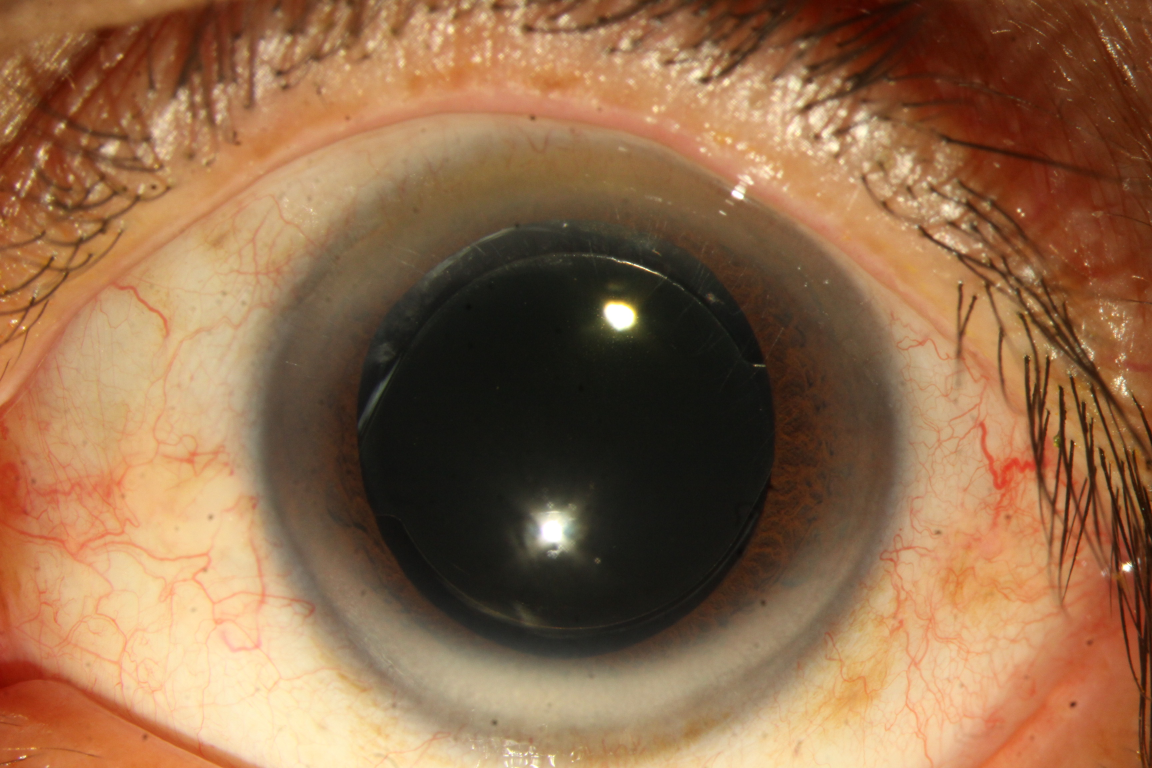
#> input picture image_db/person_1.JPG, 3456 x 2304 px (shown at 1/3 size)
$ python -i Iris_Identification_System.py   (imports and definitions only)
#> lines starting #> are read from the running program, lines starting #| are printed output that depends on the picture
import tkinter as tk
from tkinter import filedialog, messagebox, Toplevel, Label
import cv2
import numpy as np
from tensorflow.keras.applications.vgg16 import VGG16, preprocess_input
from tensorflow.keras.models import Model
import json
import threading
from PIL import Image, ImageTk
import matplotlib.pyplot as plt
from sklearn.metrics import confusion_matrix, accuracy_score, precision_score, recall_score
import seaborn as sns

# Function to preprocess the image
def preprocess_image(image_path):
#> called with image_path = 'image_db/person_1.JPG'
    image = cv2.imread(image_path)
#> image is the input picture: shape (2304, 3456, 3); mean B, G, R 74.2, 106.2, 144.5
    image = cv2.cvtColor(image, cv2.COLOR_BGR2RGB)
    image = cv2.resize(image, (224, 224))  # Resize to fit VGG16 input size
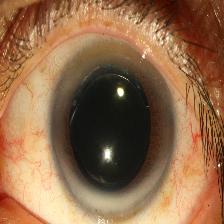
#> image: shape (224, 224, 3); mean R, G, B 144.4, 106.2, 74.1
#> (the run stopped early here; a loop or call above may not have finished)

$ run again, on image_db/person_11.JPG
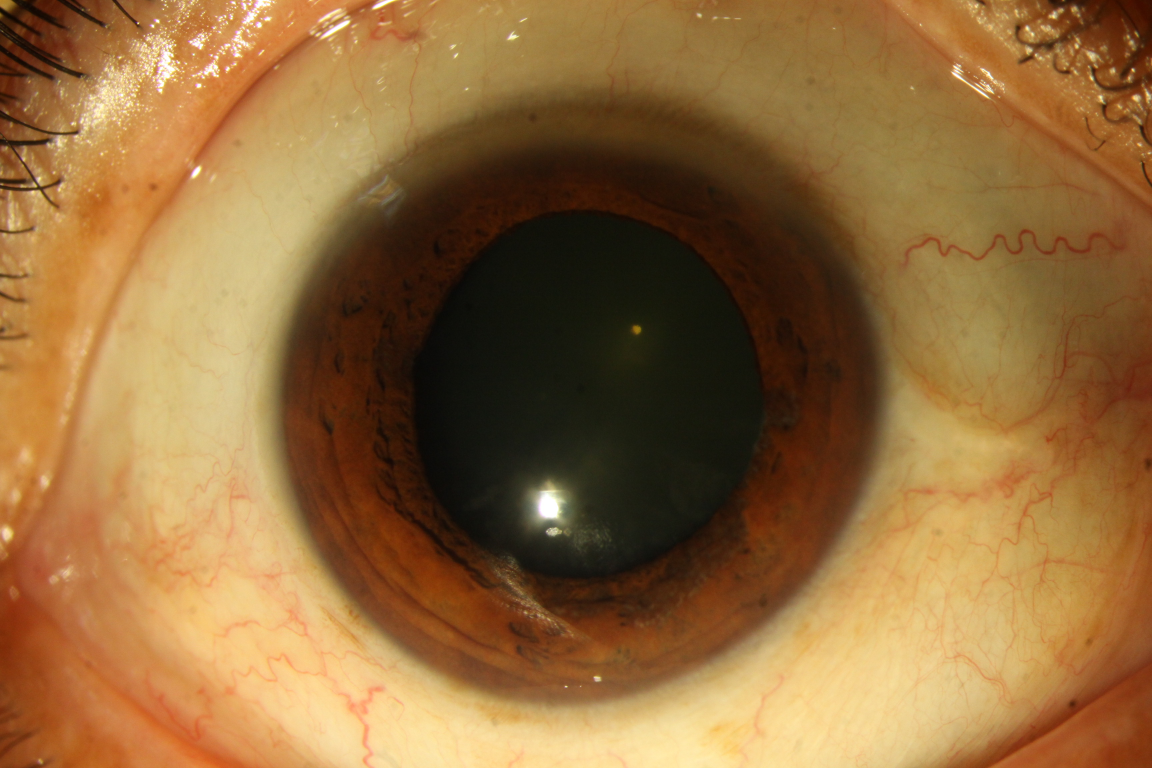
#> input picture image_db/person_11.JPG, 3456 x 2304 px (shown at 1/3 size)
#> in preprocess_image, image is the input picture: shape (2304, 3456, 3); mean B, G, R 60.3, 106.8, 145.7
#> in preprocess_image, `image = cv2.resize(image, (224, 224))`:
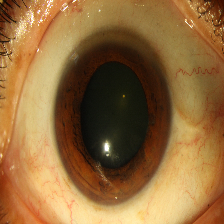
#> image: shape (224, 224, 3); mean R, G, B 145.7, 106.7, 60.3

$ run again, on image_db/person_12.JPG
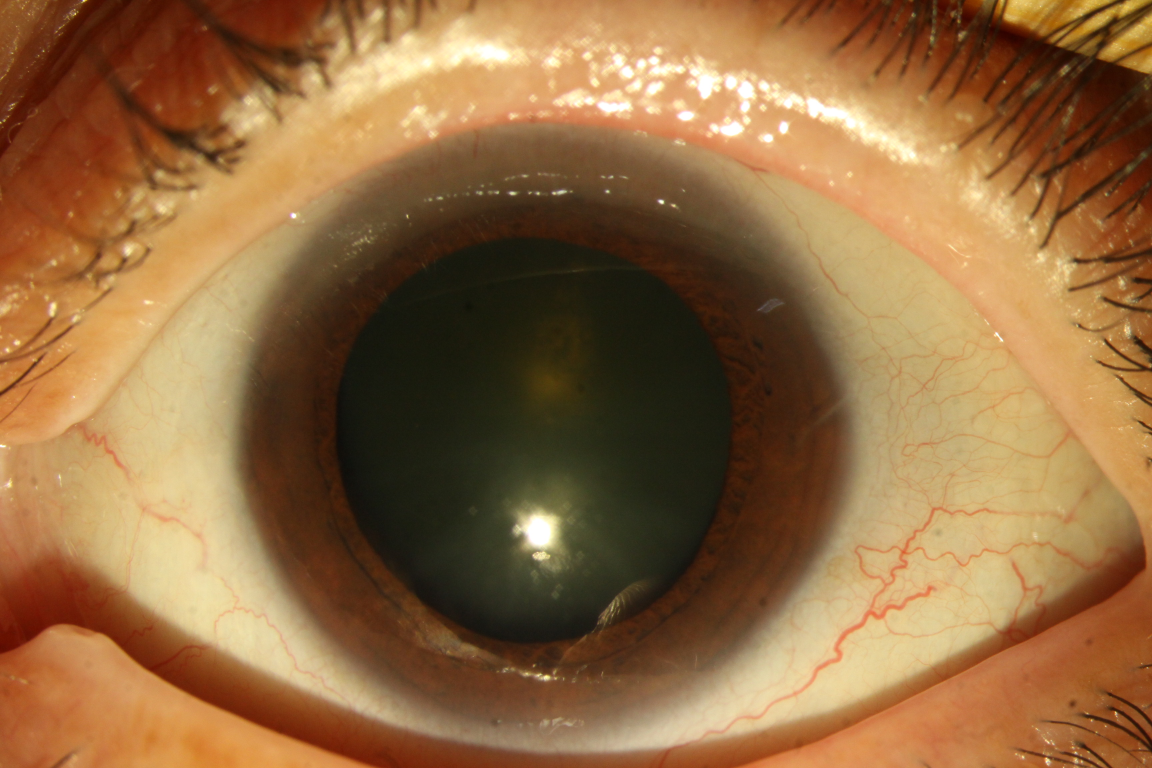
#> input picture image_db/person_12.JPG, 3456 x 2304 px (shown at 1/3 size)
#> in preprocess_image, image is the input picture: shape (2304, 3456, 3); mean B, G, R 65.5, 106.4, 145.3
#> in preprocess_image, `image = cv2.resize(image, (224, 224))`:
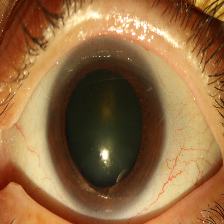
#> image: shape (224, 224, 3); mean R, G, B 145.2, 106.3, 65.4

$ run again, on image_db/person_13.JPG
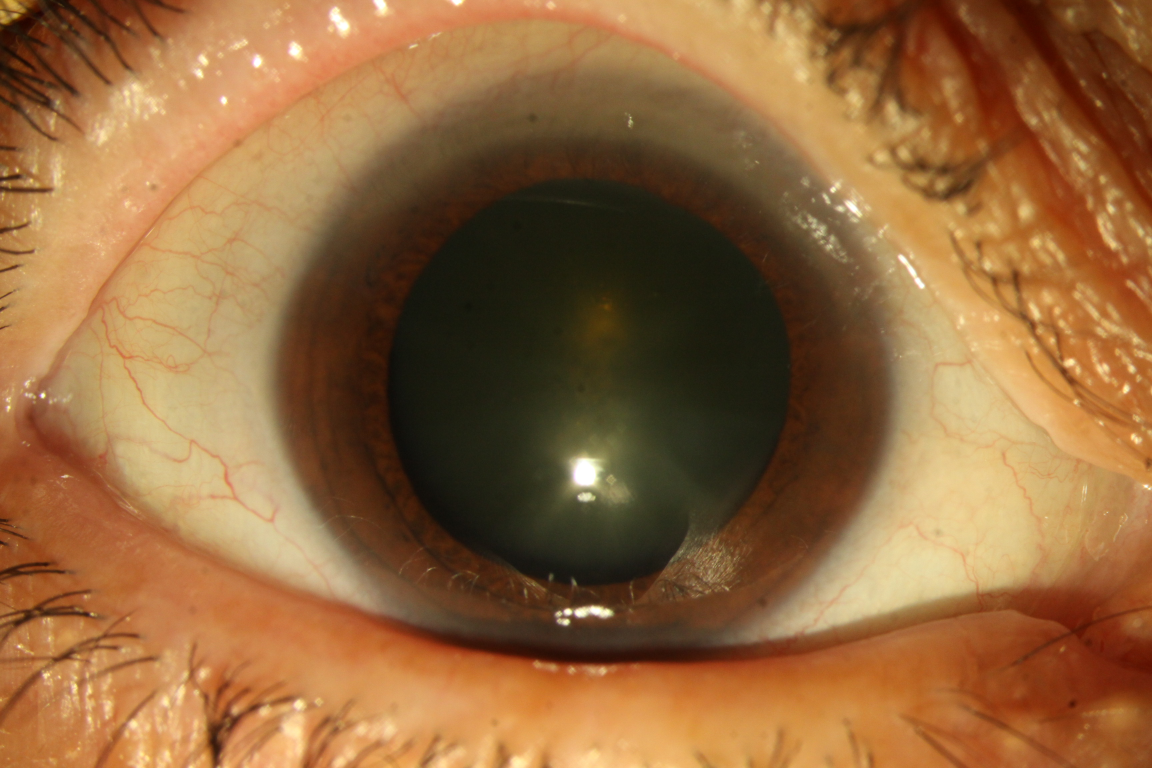
#> input picture image_db/person_13.JPG, 3456 x 2304 px (shown at 1/3 size)
#> in preprocess_image, image is the input picture: shape (2304, 3456, 3); mean B, G, R 61.4, 103.8, 146.7
#> in preprocess_image, `image = cv2.resize(image, (224, 224))`:
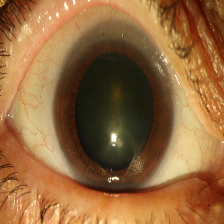
#> image: shape (224, 224, 3); mean R, G, B 146.7, 103.7, 61.3
